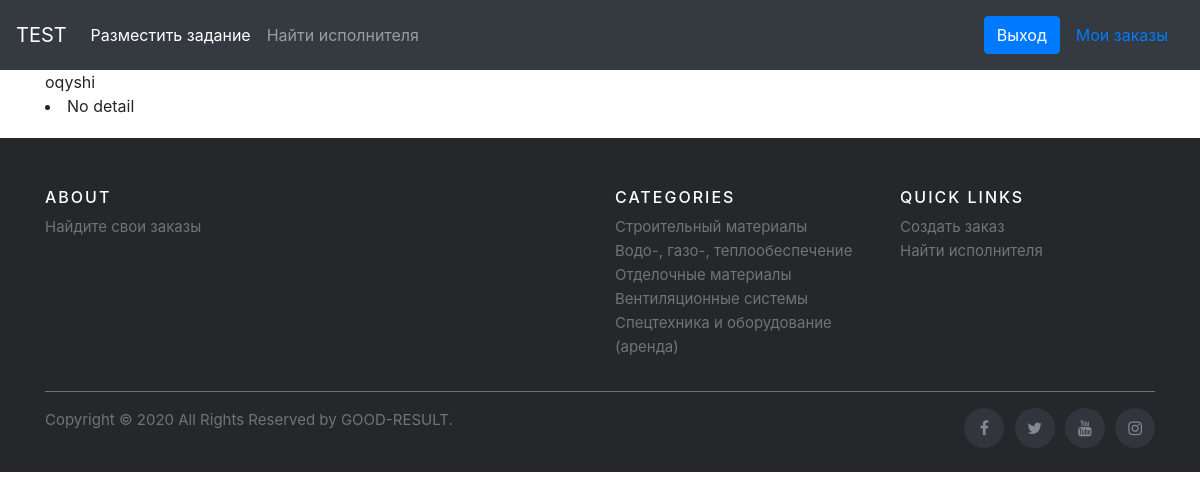
The app's page /mybanners/ (signed in), older data.
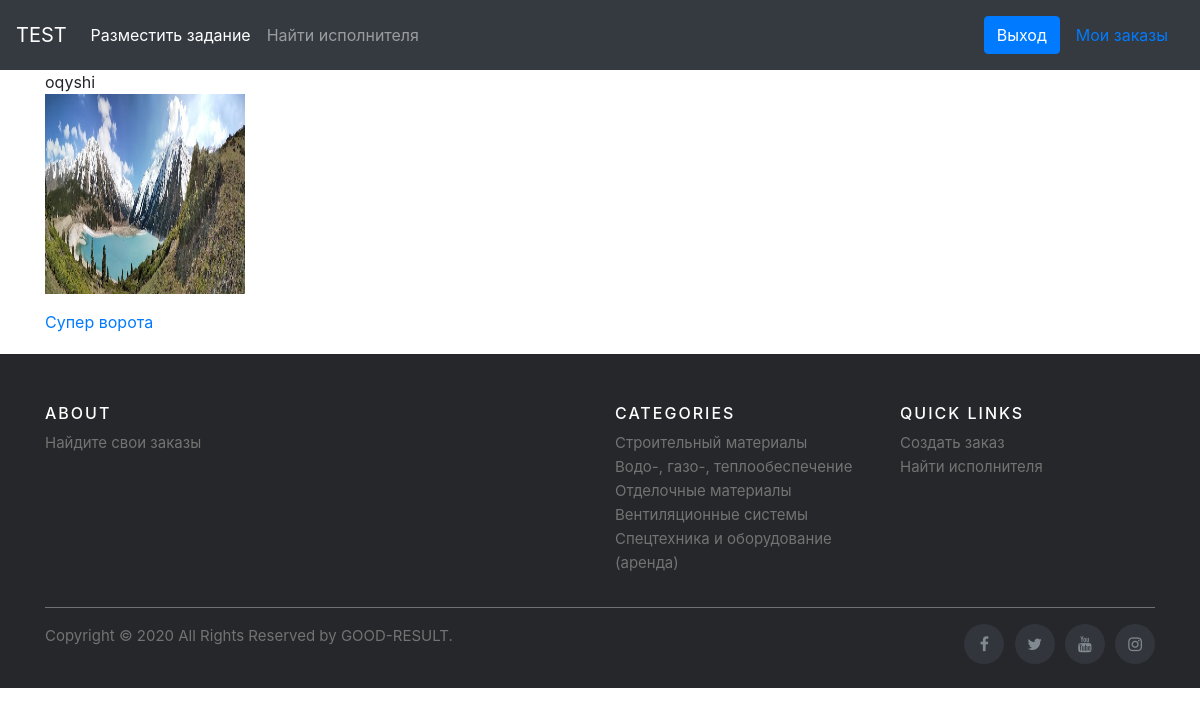
The same page, newer data.
### adverts/models.py (models this page shows, shortened)
class Banner(models.Model):
    category3 = models.ForeignKey(Category3, on_delete=models.CASCADE, related_name='banner')
    title = models.CharField("Наименование", max_length=150)
    description = models.TextField('Описание')
    pub_time = models.DateTimeField('Дата публикации')
    price = models.IntegerField('Цена')
    amount = models.IntegerField('Количество')
    image = models.ImageField('Изображение', upload_to='adverts/')
    addition = models.TextField('Дополнительная информация')
    author = models.ForeignKey(User, related_name='mybanners', on_delete=models.CASCADE)
    class Meta:
        verbose_name = "Объявление"
        verbose_name_plural = "Объявления"

### adverts/views.py (the view)
class MyOrdersListView(generic.base.View):
    def get(self, request):
        return render(request, 'adverts/mybanners.html')

### templates/adverts/mybanners.html
{% extends "base.html" %}
{% load static %}
{% block content %}
  {{user}}
  {% for banner in user.mybanners.all %}
      <p><img src="{{ banner.image.url }}" alt="" width="200" height="200"></p>
      <p><a href="{% url 'adverts:banner_detail' banner.category3.parent_category.parent_category.id banner.category3.parent_category.id banner.category3.id banner.id %}">{{ banner.title }}</a></p>
  {% empty %}
      <li>No detail</li>
  {% endfor %}
{% endblock %}

Row changes from the older to the newer data that the page shows:
added Banner: image (picture), title "Супер ворота"
Text that changed along with them:
text no longer shown: "No detail"
